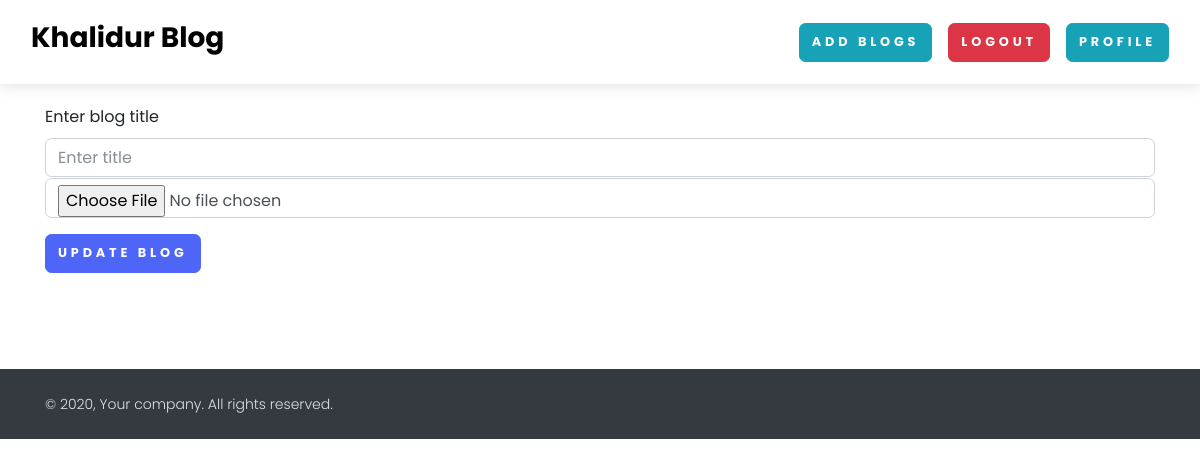
The app's page /blog-update/forrrdaly221/ (signed in), older data.
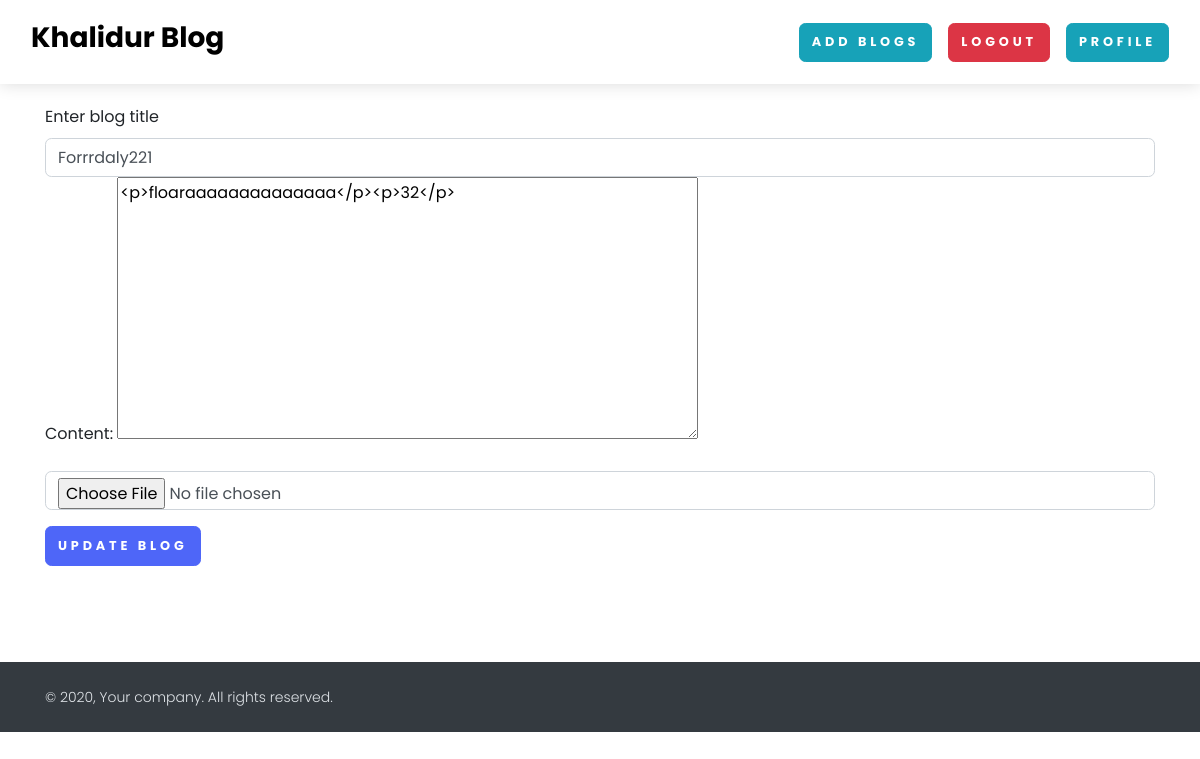
The same page, newer data.
### home/models.py (models this page shows, shortened)
class BlogModel(models.Model):
    title = models.CharField(max_length=200)
    content = FroalaField()
    user = models.ForeignKey(
        User, on_delete=models.CASCADE)
    slug = models.SlugField(max_length=700, unique=True)
    created_at = models.DateTimeField(auto_now_add=True)
    modified_at = models.DateTimeField(auto_now=True)
    image = models.ImageField(default='default.jpg', upload_to='blog')

### home/views.py (the view, shortened to what this page needs)
# urls.py: path('blog-update/<slug:slug>/', blog_update, name='blog_update'),
def blog_update(request, slug):
    context = {}
    try:
        blog_post = BlogModel.objects.get(slug=slug)
        if blog_post.user != request.user:
            return redirect('/')
        initial_dict = {
            'content': blog_post.content, 'image': blog_post.image}
        form = BlogForm(initial=initial_dict)
        context['blog_post'] = blog_post
        context['form'] = form
    except Exception as e:
        print(e)
    return render(request, 'home/blog_update.html', context)

### home/form.py
class BlogForm(forms.ModelForm):
    class Meta:
        model = BlogModel
        fields = ('content',)

### home/templates/home/blog_update.html (shortened to what this page needs)
{% extends 'home/base.html' %}
{% block content %}
<div class="container" class="mt-5">
    <form method="POST" class="mt-3 pt-3 mb-5 pb-5" enctype="multipart/form-data" action="">
        <div class="row">
            <div class="col-md-12">
                <label>Enter blog title</label>
                <input type="text" name="title" value="{{ blog_post.title }}" class="form-control"
                    placeholder="Enter title">
            </div>
            <div class="col-md-12">
                {{ form.as_p }}
            </div>
            <div class="col-md-12">
                <input type="file" name="image" value="{{ blog_post.image }}" class="form-control">
            </div>
        </div>
        <button class="btn btn-primary mt-3">Update Blog</button>
    </form>
</div>
{% endblock %}

Row changes from the older to the newer data that the page shows:
added BlogModel: title "Forrrdaly221", content "<p>floaraaaaaaaaaaaaaa</p><p>32</p>"
Text that changed along with them:
text now shown: "Content:"
